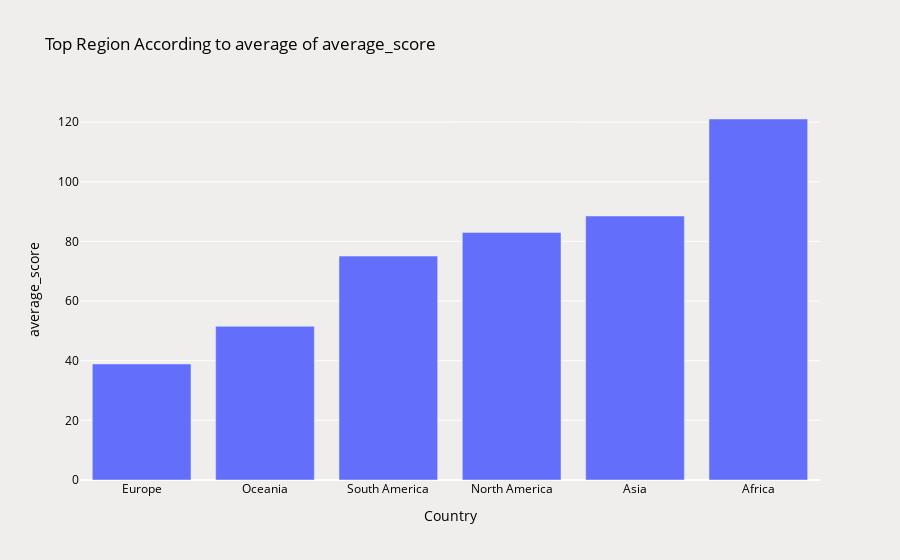

Notebook cell for this chart:
### Markdown cell above
### <b><span style='color:#DEB078'>5.2 |</span><span style='color:#7A7A7A'> Region</span></b>

### Code cell
# Top Region According to average_score

char_bar = df.groupby(['region'])[['average_score']].mean().reset_index()
char_bar = char_bar.sort_values(by=("average_score"), ascending=True)

top = char_bar.head(6)
fig = go.Figure()
fig.add_trace(go.Bar(x=top['region'], y=top["average_score"]))

fig.update_layout(title='Top Region According to average of average_score',
                          xaxis_title='Country',
                          yaxis_title= "average_score",
                          plot_bgcolor='#F0EEED', 
                          paper_bgcolor='#F0EEED',  
                          font=dict(color='black'))

pyo.init_notebook_mode(connected=True)
pyo.iplot(fig)

### Figure 1 — Plotly figure (JSON) as saved in the notebook; plotly's stock layout.template omitted (floating-point values rounded to 4 significant figures)
{"data": [{"type": "bar", "x": ["Europe", "Oceania", "South America", "North America", "Asia", "Africa"], "y": [38.9, 51.53, 75.08, 83.02, 88.52, 121.0]}], "layout": {"font": {"color": "black"}, "paper_bgcolor": "#F0EEED", "plot_bgcolor": "#F0EEED", "title": {"text": "Top Region According to average of average_score"}, "xaxis": {"title": {"text": "Country"}}, "yaxis": {"title": {"text": "average_score"}}}}
